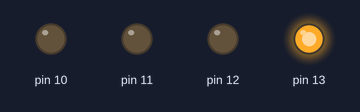
Bench run of a sketch on a simulated Arduino Uno, built with avr-gcc and run on an emulated ATmega328P. On the bench: output pins drawn as LEDs (lit = HIGH).

Above: at 0.1 s.
At 0.5 s:
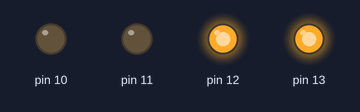
At 0.7 s:
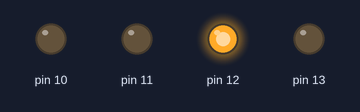
At 1.3 s:
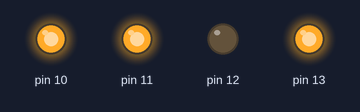
At 2.1 s:
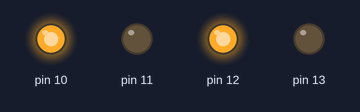
At 2.7 s:
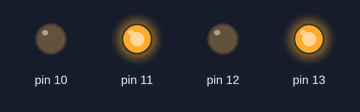
Timing chart, 0 to 3.0 s (numbered marks = the images above):
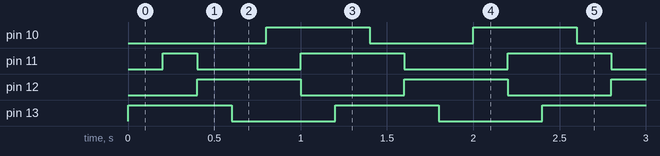

The sketch:

Cylon.ino
```cpp
/* Cylon */

// Make a set of four LEDs blink like a cylon.


int PinNum;
int DELAY = 200;
void setup() {
  for (PinNum = 10; PinNum <= 13; PinNum++) {
    pinMode(PinNum, OUTPUT);
  }
}
void loop() {
  digitalWrite(12,LOW);
  digitalWrite(13,HIGH);
  delay(DELAY);
  digitalWrite(10,LOW);
  digitalWrite(11,HIGH);
  delay(DELAY);
  digitalWrite(11,LOW);
  digitalWrite(12,HIGH);
  delay(DELAY);
  // back down
  digitalWrite(12,HIGH);
  digitalWrite(13,LOW);
  delay(DELAY);
  digitalWrite(10,HIGH);
  digitalWrite(11,LOW);
  delay(DELAY);
  digitalWrite(11,HIGH);
  digitalWrite(12,LOW);
  delay(DELAY);
}
```

Measured:
- by itself, pin 10, pin 12, pin 13: alternates HIGH for 0.60 s and LOW for 0.60 s
- by itself, pin 11: repeats every 1.2 s: LOW 0.60 s, HIGH 0.60 s
- by itself, everything shown: repeats every 1.2 s, in 6 steps
